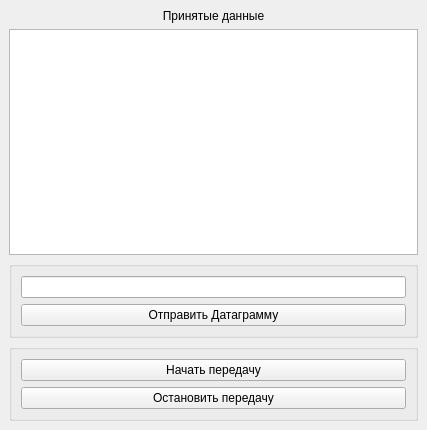
<?xml version="1.0" encoding="UTF-8"?>
<ui version="4.0">
 <class>MainWindow</class>
 <widget class="QMainWindow" name="MainWindow">
  <property name="geometry">
   <rect>
    <x>0</x>
    <y>0</y>
    <width>427</width>
    <height>430</height>
   </rect>
  </property>
  <property name="windowTitle">
   <string>MainWindow</string>
  </property>
  <widget class="QWidget" name="centralwidget">
   <layout class="QVBoxLayout" name="verticalLayout">
    <item>
     <widget class="QLabel" name="lb_receiveData">
      <property name="text">
       <string>Принятые данные</string>
      </property>
      <property name="alignment">
       <set>Qt::AlignmentFlag::AlignCenter</set>
      </property>
     </widget>
    </item>
    <item>
     <widget class="QTextEdit" name="te_result"/>
    </item>
    <item>
     <widget class="QGroupBox" name="boxUserData">
      <property name="title">
       <string/>
      </property>
      <layout class="QVBoxLayout" name="verticalLayout_2">
       <item>
        <widget class="QLineEdit" name="userInput"/>
       </item>
       <item>
        <widget class="QPushButton" name="sendButton">
         <property name="text">
          <string>Отправить Датаграмму</string>
         </property>
        </widget>
       </item>
      </layout>
     </widget>
    </item>
    <item>
     <widget class="QGroupBox" name="boxButtons">
      <property name="title">
       <string/>
      </property>
      <layout class="QVBoxLayout" name="verticalLayout_3">
       <item>
        <widget class="QPushButton" name="startButton">
         <property name="text">
          <string>Начать передачу</string>
         </property>
        </widget>
       </item>
       <item>
        <widget class="QPushButton" name="stopButton">
         <property name="text">
          <string>Остановить передачу</string>
         </property>
        </widget>
       </item>
      </layout>
     </widget>
    </item>
   </layout>
  </widget>
 </widget>
 <resources/>
 <connections/>
</ui>
